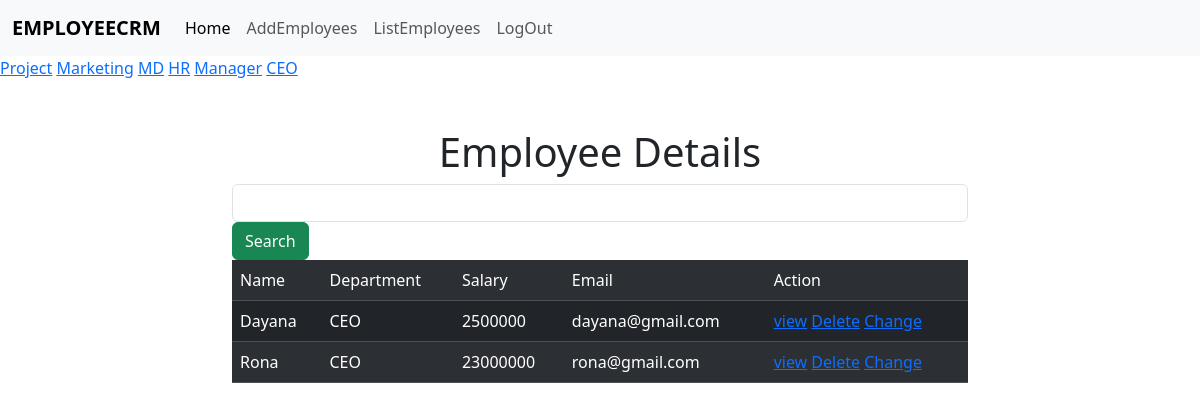
The page /employees/all?department=CEO (signed in) on the database its author committed.
### crm/models.py (models this page shows, shortened)
class Employees(models.Model):
    name=models.CharField(max_length=200)
    department=models.CharField(max_length=200 )
    salary=models.PositiveIntegerField()
    email=models.EmailField(unique=True)
    age=models.PositiveIntegerField()
    contact=models.CharField(max_length=200,null=True)
    profile_pic=models.ImageField(upload_to="images",null=True,blank=True)
    dob=models.DateField(null=True,blank=True)

### crm/views.py (the view, shortened to what this page needs)
# urls.py: path("employees/all",views.EmployeeListView.as_view(),name="emp-all"),
@method_decorator (signin_required,name="dispatch")
class EmployeeListView(View):
    def get(self,request,*args,**kwargs):
            qs=Employees.objects.all()
            departments=Employees.objects.all().values_list("department",flat=True).distinct()
            print(departments)
            if "department" in request.GET:
                dept=request.GET.get("department")
                qs=qs.filter(department=dept)
            return render(request,"emp_list.html",{"data":qs,"departments":departments})

### crm/views.py (called while the page is built)
def signin_required(fn):
    def wrapper(request,*args,**kwargs):
        if not request.user.is_authenticated:
            messages.error(request,"invalid session")
            return redirect("signin")
        else:
            return fn(request,*args,**kwargs)
    return wrapper

### crm/templates/emp_list.html (shortened to what this page needs)
{%extends 'base.html'%}
{%block body_block%}
<div>
    {%for dept in departments%}
    <a href="{%url 'emp-all'%}?department={{dept}}">{{dept}}</a>
    {%endfor%}
</div>
    <div class="container mt-5">
        <div class="row">
            <div class="col-2"></div>
            <div class="col-8">
            <form action="" method="post">
                <h1 class="text-center">Employee Details</h1>
            <input type="text" name="box" class="form-control me-2">
            <button type="submit" class="btn btn-success">Search</button>
            </div>
        </div>
    </div>
    <div class="container">
        <div class="row">
            <div class="col-2"></div>
            <div class="col-8">
                <table class="table table-dark table-striped caption-top">
                    <tr>
                        <td>Name</td>
                        <td>Department</td>
                        <td>Salary</td>
                        <td>Email</td>
                        <td>Action</td>
                    </tr>
                    {%for emp in data%}
                    <tr>
                        <td>{{emp.name}}</td>
                        <td>{{emp.department}}</td>
                        <td>{{emp.salary}}</td>
                        <td>{{emp.email}}</td>
                        <td>
                            <a href="{%url 'emp-details' emp.id%}">view</a>
                            <a href="{%url 'emp-delete' emp.id%}">Delete</a>
                            <a href="{%url 'emp-edit' emp.id%}">Change</a>
                        </td>
                    </tr>
                    {%endfor%}
                </table>
            </div>
            <div class="col-2"></div>
        </div>
    </div>
    {%endblock%}

### rows shown on the page
Employees: name "Dayana", department "CEO", salary "2500000", email "dayana@gmail.com"
Employees: name "Rona", department "CEO", salary "23000000", email "rona@gmail.com"

### other values the page prints
{{ dept }} "Project" "Marketing" "MD" "HR" "Manager" "CEO"
